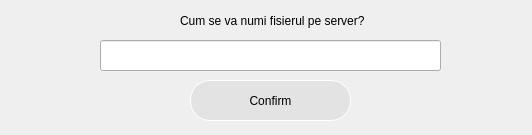
<?xml version="1.0" encoding="UTF-8"?>
<ui version="4.0">
 <class>Save_text</class>
 <widget class="QDialog" name="Save_text">
  <property name="geometry">
   <rect>
    <x>0</x>
    <y>0</y>
    <width>532</width>
    <height>135</height>
   </rect>
  </property>
  <property name="windowTitle">
   <string>Dialog</string>
  </property>
  <widget class="QPushButton" name="pushButton">
   <property name="geometry">
    <rect>
     <x>190</x>
     <y>80</y>
     <width>161</width>
     <height>41</height>
    </rect>
   </property>
   <property name="styleSheet">
    <string notr="true"> QPushButton#pushButton {
      border-style: outset;
	  background-color:#E3E3E3;
      border-width: 1px;
      border-radius: 20px;
      border-color: white;
      font:  12px;
      min-width: 10em;
      padding: 6px;
  }</string>
   </property>
   <property name="text">
    <string>Confirm</string>
   </property>
  </widget>
  <widget class="QLabel" name="label">
   <property name="geometry">
    <rect>
     <x>180</x>
     <y>10</y>
     <width>201</width>
     <height>21</height>
    </rect>
   </property>
   <property name="text">
    <string>Cum se va numi fisierul pe server?</string>
   </property>
  </widget>
  <widget class="QLineEdit" name="lineEdit">
   <property name="geometry">
    <rect>
     <x>100</x>
     <y>40</y>
     <width>341</width>
     <height>31</height>
    </rect>
   </property>
   <property name="text">
    <string/>
   </property>
  </widget>
 </widget>
 <resources/>
 <connections/>
</ui>
